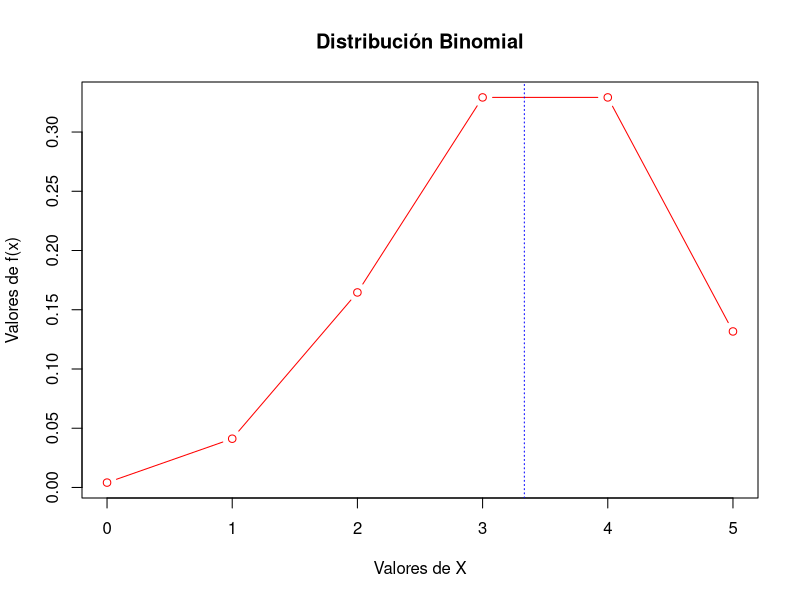
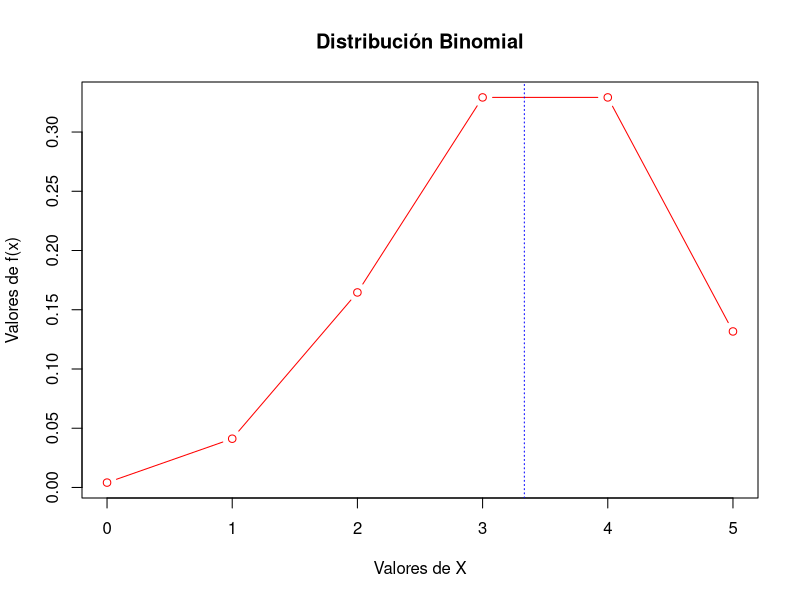
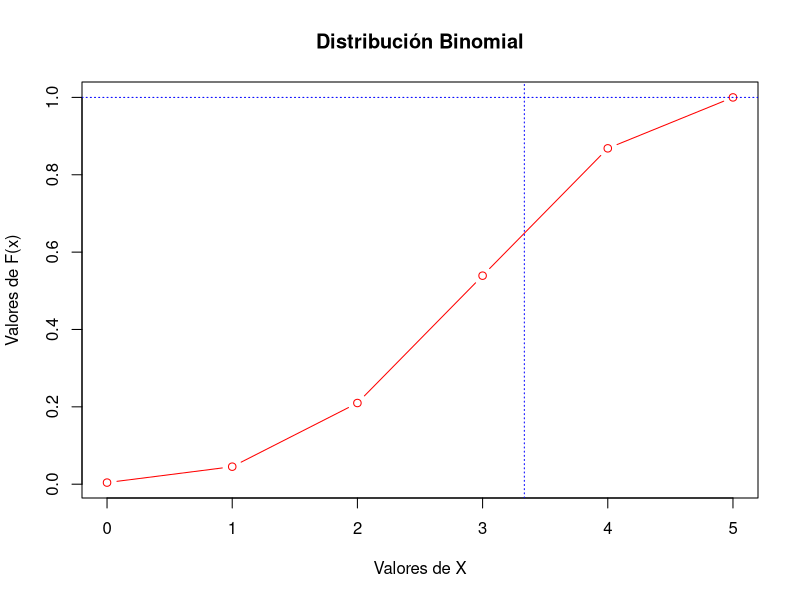

R code for these plots, in order:
# Gráfica de la Distribución Binomial
# Ejercicio: Dado los valores
n <- 5
p <- 10/15
q <- 1-p
prob <- choose(n, 2) * (p^2) * (q^3) # Equivalente a Combinatoria choose()

cat("La probabilidad, dado los datos es:", prob)

# ---------------------------------------------------
# FUNCIÓN DENSIDAD
# ---------------------------------------------------
# Tipo 1 de Gráfica
x <- seq(0, n) # Generando secuencia de 0 hasta n-veces, que se repite el experimento
fx <- choose(n, x) * (p^x) * (q^(n-x)) 
# Plot
x11()
plot(x, fx, main = "Distribución Binomial",
     xlab = "Valores de X", ylab = "Valores de f(x)", 
     type = "b", col = "red" ) # Type -> Tipo de línea

abline(v = n * p, lty = 3, col = "blue") # Genera una línea vertical, donde se especifique

# Tipo 2 de Gráfica [Con su función determinada en R-Studio]
f_x <- dbinom(x, n, p)
# Plot
x11()
plot(x, f_x, main = "Distribución Binomial",
     xlab = "Valores de X", ylab = "Valores de f(x)", 
     type = "b", col = "red" ) # Type -> Tipo de línea

abline(v = n * p, lty = 3, col = "blue") # Genera una línea vertical, donde se especifique
# ---------------------------------------------------

# ---------------------------------------------------
# FUNCIÓN DISTRIBUCIÓN
# ---------------------------------------------------

# Función de Distribución
x <- seq(0, n)
Fx <- pbinom(x, n, p)

x11()
plot(x, Fx, main = "Distribución Binomial",
     xlab = "Valores de X", ylab = "Valores de F(x)", 
     type = "b", col = "red" ) # Type -> Tipo de línea

abline(h = 1, lty = 3, col = "blue")
abline(v = n * p, lty = 3, col = "blue") # Conocer ubicación Esperanza

